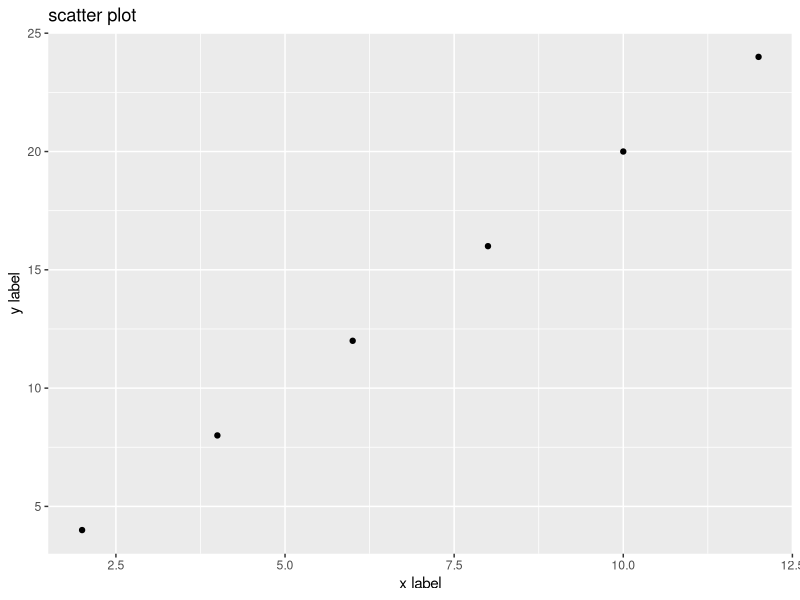

Write R code to recreate this figure.
#use qplot to create simple scatter plot with vectors x and y.
library(ggplot2)
x<-c(2,4,6,8,10,12)
x
y<-x*2
y
qplot(x,y,main="scatter plot",xlab="x label", ylab="y label")
